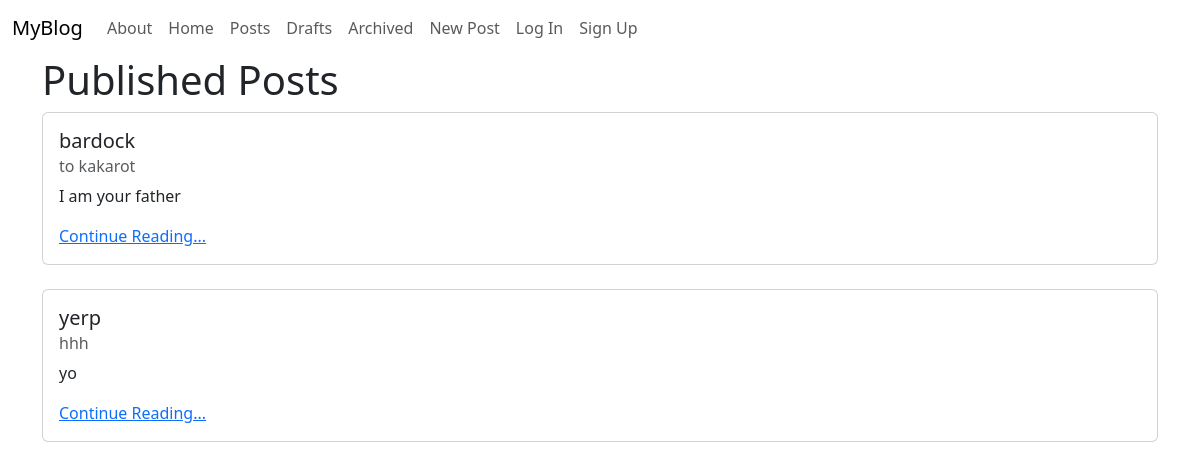
/posts/, run on the app's committed database.
### posts/models.py (models this page shows, shortened)
class Status(models.Model):
    name = models.CharField(max_length=128)
    description = models.CharField(max_length=256)

class Post(models.Model):
    title = models.CharField(max_length=128)
    subtitle = models.CharField(max_length=256)
    body = models.TextField()
    author = models.ForeignKey(
        get_user_model(),
        on_delete=models.CASCADE
    )
    status = models.ForeignKey(
        Status,
        on_delete=models.CASCADE
    )
    created_on = models.DateTimeField(auto_now_add=True)

### posts/views.py (the view)
# urls.py: path("", views.PostListView.as_view(), name="list"),
class PostListView(ListView):
    template_name = "posts/list.html"
    model = Post
    def get_context_data(self, **kwargs):
        context = super().get_context_data(**kwargs)
        published = Status.objects.get(name="published")
        context["title"] = "Published"
        context["post_list"] =(
            Post.objects
            .filter(status=published)
            .order_by("created_on").reverse()
        )
        return context

### templates/posts/list.html (shortened to what this page needs)
{% extends 'base.html' %}
{% block content %}
<h1>{{ title }} Posts</h1>
{% for post in post_list %}
<div class="card">
    <div class="card-body">
      <h5 class="card-title">{{ post.title }}</h5>
      <h6 class="card-subtitle mb-2 text-body-secondary">{{ post.subtitle }}</h6>
      <p class="card-text">{{ post.body|truncatechars:64 }}</p>
      <a href="{% url 'detail' post.id %}" class="card-link">Continue Reading...</a>
    </div>
  </div>
  <br />
  {% endfor %}
  {% endblock content %}

### data on the page
Status: name "Published"
Post: title "bardock", subtitle "to kakarot", body "I am your father"
Post: title "yerp", subtitle "hhh", body "yo"
